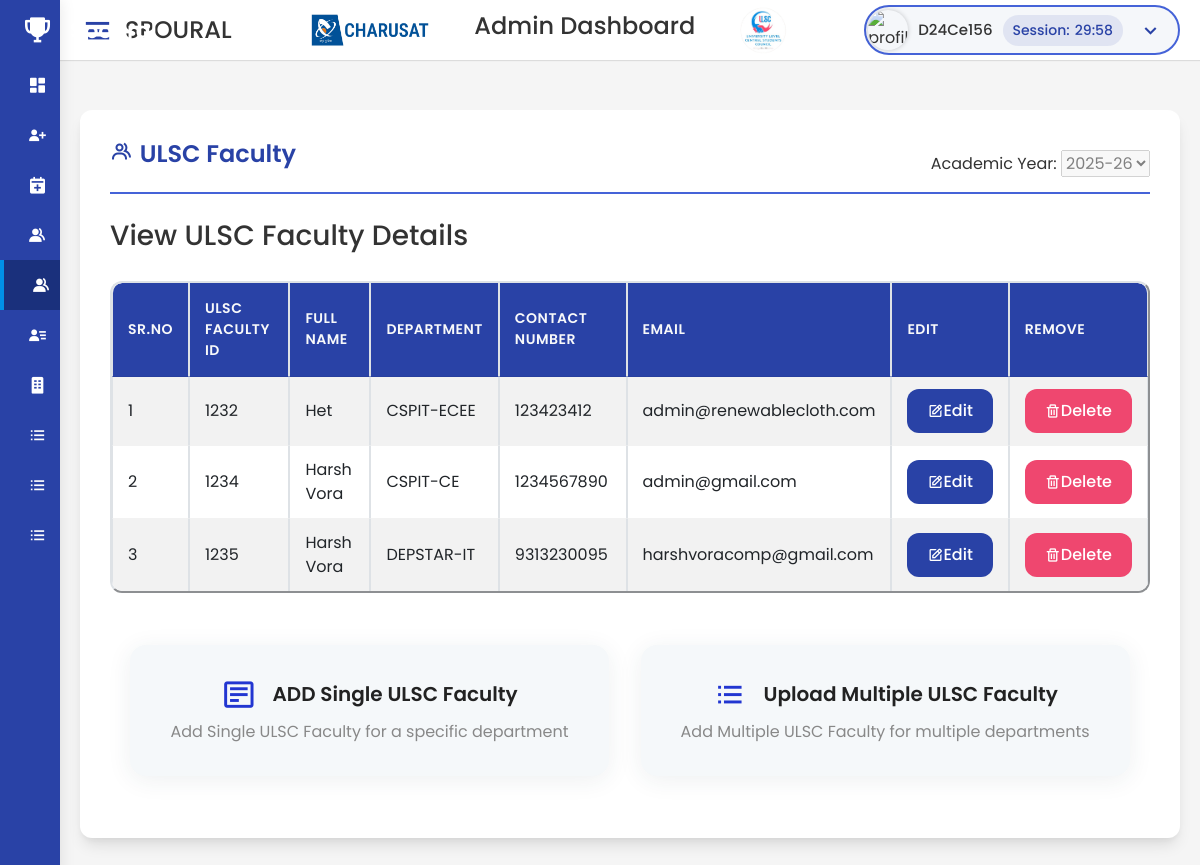
/Admin/pages/addulsc_f.php (signed in), run on the app's committed database.
### tables this page shows
CREATE TABLE `ulsc_f` (
  `id` int(11) NOT NULL,
  `fullname` varchar(100) NOT NULL,
  `dept_id` int(11) DEFAULT NULL,
  `contact_no` varchar(15) DEFAULT NULL,
  `email` varchar(100) DEFAULT NULL,
  `password` varchar(255) DEFAULT NULL,
  `status` tinyint(1) DEFAULT 1,
  `academic_year_id` int(11) DEFAULT NULL
);

CREATE TABLE `departments` (
  `dept_id` int(50) NOT NULL,
  `dept_name` varchar(50) NOT NULL,
  `academic_year_id` int(11) DEFAULT NULL
);

### Admin/pages/addulsc_f.php (the view, shortened to what this page needs)
<?php
require_once __DIR__ . '/SimpleXLSX.php';
include('sendMail.php');
try {
    $dbh->setAttribute(PDO::ATTR_ERRMODE, PDO::ERRMODE_EXCEPTION);
} catch(PDOException $e) {
    error_log("Connection failed: " . $e->getMessage());
    die("Connection failed: " . $e->getMessage());
}
$academicYears = [];
$yearQuery = $dbh->query("SELECT id, year FROM academic_years ORDER BY year DESC");
if ($yearQuery) {
    $academicYears = $yearQuery->fetchAll(PDO::FETCH_ASSOC);
}
?>
<!DOCTYPE html>
<html lang="en">
<head>
    <link href='https://unpkg.com/boxicons@2.1.4/css/boxicons.min.css' rel='stylesheet'>
    <link rel="stylesheet" href="../assets/css/style.css">
    <link href="https://cdn.jsdelivr.net/npm/bootstrap@5.3.0/dist/css/bootstrap.min.css" rel="stylesheet">
</head>
<body>
    <?php include_once('../includes/sidebar.php'); ?>
    <div class="home-content">
        <div class="participant-entry-container">
            <div class="content-card">
                <div class="content-header">
                    <h2><i class='bx bx-group'></i> ULSC Faculty</h2> <div style="margin-top: 10px;">
                        <label for="academicYear">Academic Year: </label>
                        <select id="academicYear" name="academicYear_display" disabled>
                            <?php foreach ($academicYears as $year): ?>
                                <option value="<?= htmlspecialchars($year['id']) ?>" <?= (isset($academic_year_id) && $academic_year_id == $year['id']) ? 'selected' : '' ?>>
                                    <?= htmlspecialchars($year['year']) ?>
                                </option>
                            <?php endforeach; ?>
                        </select>
                    </div>
                </div>
                <section class="ulsc-table">
                    <h3>View ULSC Faculty Details</h3>
                    <div class="table-scroll" style="max-height: 400px; overflow-y: auto;">
                        <table border='2px' class='cntr table table-bordered table-striped small-table participants-table' id="ulscTable">
                            <thead>
                                <tr>
                                    <th>Sr.no</th>
                                    <th>ULSC Faculty ID</th>
                                    <th>Full Name</th>
                                    <th>Department</th>
                                    <th>Contact Number</th>
                                    <th>Email</th>
                                    <th>Edit</th>
                                    <th>Remove</th>
                                </tr>
                            </thead>
                            <tbody>
                                <?php
                                $sql = "SELECT ulsc_f.id, ulsc_f.fullname, ulsc_f.dept_id, departments.dept_name, ulsc_f.contact_no, ulsc_f.email, ulsc_f.status
                                        FROM ulsc_f
                                        JOIN departments ON ulsc_f.dept_id = departments.dept_id";
                                $query = $dbh->prepare($sql);
                                $query->execute();
                                $results = $query->fetchAll(PDO::FETCH_ASSOC);
                                $sr = 1;
                                foreach ($results as $row) {
                                ?>
                                <tr>
                                    <td><?= $sr ?></td>
                                    <td><?= htmlspecialchars($row['id']) ?></td>
                                    <td><?= htmlspecialchars($row['fullname']) ?></td>
                                    <td><?= htmlspecialchars($row['dept_name']) ?></td>
                                    <td><?= htmlspecialchars($row['contact_no']) ?></td>
                                    <td><?= htmlspecialchars($row['email']) ?></td>
                                    <td>
                                        <button type="button"
                                                class="edit-ulsc btn btn-sm btn-primary"
                                                data-id="<?= $row['id'] ?>"
                                                data-fullname="<?= htmlspecialchars($row['fullname']) ?>"
                                                data-dept-id="<?= $row['dept_id'] ?>"
                                                data-contact-no="<?= htmlspecialchars($row['contact_no']) ?>"
                                                data-email="<?= htmlspecialchars($row['email']) ?>">
                                            <i class='bx bx-edit'></i> Edit
                                        </button>
                                    </td>
                                    <td>
                                        <a href="addulsc_f.php?delete_id=<?= $row['id'] ?>"
                                           class="btn btn-sm btn-danger"
                                           onclick="return confirm('Are you sure you want to delete this ULSC Faculty member?')">
                                            <i class='bx bx-trash'></i> Delete
                                        </a>
                                    </td>
                                </tr>
                                <?php
                                $sr++;
                                }
                                ?>
                            </tbody>
                        </table>
                    </div>
                </section>
                <div class="card-container">
                    <div class="upload-card" id="singleULSCCard">
                        <div class="icon-title-row">
                            <i class='bx bx-detail'></i>
                            <span class="card-title">ADD Single ULSC Faculty</span> </div>
                        <p class="card-subtitle">Add Single ULSC Faculty for a specific department</p> </div>
                    <div class="upload-card" id="multipleULSCCard">
                        <div class="icon-title-row">
                            <i class='bx bx-list-ul'></i>
                            <span class="card-title">Upload Multiple ULSC Faculty</span> </div>
                        <p class="card-subtitle">Add Multiple ULSC Faculty for multiple departments</p> </div>
                </div>
            </div>
        </div>
    </div>
</body>
</html>

### Admin/assets/css/style.css (style rules this page uses)
:root { --primary-color: #2942a6; --primary-dark: #1a307c; --primary-light: #4563d8; --secondary-color: #3358dd; --accent-color: #0090e7; --success-color: #4ade80; --warning-color: #fb8500; --danger-color: #ef476f; --text-primary: #333; --text-secondary: #666; --text-light: #f8f9fa; --bg-primary: #f5f7fa; --bg-secondary: #ffffff; --sidebar-width: 240px; --sidebar-width-collapsed: 60px; --transition-speed: 0.3s; --box-shadow: 0 10px 15px -3px rgba(0, 0, 0, 0.1), 0 4px 6px -2px rgba(0, 0, 0, 0.05); --box-shadow-hover: 0 20px 25px -5px rgba(0, 0, 0, 0.1), 0 10px 10px -5px rgba(0, 0, 0, 0.04); --border-radius: 12px; }
* { margin: 0; padding: 0; box-sizing: border-box; font-family: "Poppins", sans-serif; }
body { font-family: "Poppins", sans-serif; background-color: var(--bg-primary); margin: 0; padding: 0; color: var(--text-primary); overflow-x: hidden; }
.home-section .home-content { position: relative; padding: 90px 20px 20px; display: flex; flex-direction: column; align-items: center; width: 100%; height: 100%; overflow-y: auto; }
.content-card { background: var(--bg-secondary); border-radius: var(--border-radius); box-shadow: var(--box-shadow); padding: 30px; margin: 20px 0; width: 100%; max-width: 1200px; transition: all var(--transition-speed); }
.home-content { animation: fadeIn 0.5s ease-out; }
.btn { display: inline-block; font-weight: 500; text-align: center; white-space: nowrap; vertical-align: middle; user-select: none; border: 1px solid transparent; padding: 12px 20px; font-size: 16px; line-height: 1.5; border-radius: 6px; transition: all var(--transition-speed); cursor: pointer; }
.btn-primary { background-color: var(--primary-color); color: #fff; }
.btn-danger { background-color: var(--danger-color); color: #fff; }
.btn-sm { padding: 8px 12px; font-size: 14px; border-radius: 4px; }
.table { width: 100%; border-collapse: separate; border-spacing: 0; margin-bottom: 20px; }
.table th, .table td { padding: 15px; vertical-align: middle; border-bottom: 1px solid rgba(0, 0, 0, 0.05); }
.table th { background-color: var(--primary-color); color: white; font-weight: 600; text-transform: uppercase; font-size: 14px; letter-spacing: 0.5px; }
.table th:first-child { border-top-left-radius: 10px; }
.table th:last-child { border-top-right-radius: 10px; }
.table tbody tr { transition: all var(--transition-speed); }
.table-striped tbody tr:nth-of-type(odd) { background-color: rgba(0, 0, 0, 0.01); }
.content-header { display: flex; justify-content: space-between; align-items: center; margin-bottom: 25px; border-bottom: 2px solid var(--primary-light); padding-bottom: 15px; }
.content-header h2 { font-size: 24px; color: var(--primary-color); font-weight: 600; }
.participants-table { width: 100%; border-collapse: separate; border-spacing: 0; margin-top: 20px; border-radius: var(--border-radius); overflow: hidden; }
.participants-table thead th { background-color: var(--primary-color); color: var(--text-light); font-weight: 600; padding: 15px; text-align: left; }
.participants-table tbody tr:nth-child(odd) { background-color: rgba(41, 66, 166, 0.03); }
.participants-table td { padding: 12px 15px; border-bottom: 1px solid rgba(0, 0, 0, 0.05); }
.participants-table tr:last-child td { border-bottom: none; }
.btn { display: inline-flex; align-items: center; justify-content: center; padding: 10px 20px; border: none; border-radius: var(--border-radius); font-size: 16px; font-weight: 500; cursor: pointer; transition: all var(--transition-speed); }
.btn-primary { background-color: var(--primary-color); color: white; }
.btn-danger { background-color: var(--danger-color); color: white; }
.participant-entry-container { width: 100%; max-width: 1200px; margin: 0 auto; }

### Admin/pages/addulsc_f.php (style rules this page uses)
.card-container { display: flex; gap: 2rem; justify-content: center; margin: 2rem 0; }
.upload-card { background: #f5f8fa; border-radius: 16px; box-shadow: 0 4px 24px rgba(44, 62, 80, 0.08); padding: 2rem 2.5rem; min-width: 320px; text-align: center; transition: box-shadow 0.2s, background 0.2s; cursor: pointer; display: flex; flex-direction: column; align-items: center; }
.icon-title-row { display: flex; align-items: center; justify-content: center; gap: 1rem; margin-bottom: 0.5rem; }
.icon-title-row i { font-size: 2.2rem; color: #2236d1; }
.card-title { font-size: 1.25rem; font-weight: 600; color: #222; }
.card-subtitle { color: #888; font-size: 1rem; margin: 0; }

### data on the page
ulsc_f: id "1232", fullname "Het", dept.dept_name "CSPIT-ECEE", contact_no "123423412", email "admin@renewablecloth.com"
ulsc_f: id "1234", fullname "Harsh Vora", dept.dept_name "CSPIT-CE", contact_no "1234567890", email "admin@gmail.com"
ulsc_f: id "1235", fullname "Harsh Vora", dept.dept_name "DEPSTAR-IT", contact_no "9313230095", email "harshvoracomp@gmail.com"

### other printed values
$admin_username "D24Ce156"
form field academicYear_display "2025-26"
